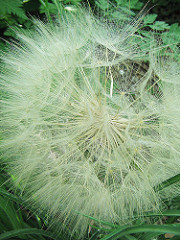
#> input picture source_images/10443973_aeb97513fc_m.jpg, 180 x 240 px; its folder holds 4 pictures in this run
$ python square_images.py
#> lines starting #> are read from the running program, lines starting #| are printed output that depends on the picture
from PIL import Image, ImageDraw
import os, errno

src_dir = "./source_images"
dst_dir = "./square_images"
try:
	os.makedirs(dst_dir)
except OSError as exc:
	if exc.errno == errno.EEXIST and os.path.isdir(dst_dir):
		pass
	else:
		raise

for filename in os.listdir(src_dir):
    if filename.endswith(".jpg"):
        full_src_path = os.path.join(src_dir, filename)
        img = Image.open(full_src_path)
#> img is the input picture: PIL image 180x240 RGB; mean R, G, B 130.5, 157.7, 121.2
        min_dim = min(img.size)
#> min_dim = 180
        cropped_img = img.crop((0, 0, min_dim, min_dim))
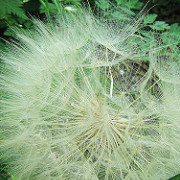
#> cropped_img: PIL image 180x180 RGB; mean R, G, B 143.5, 169.6, 133.5

        full_dst_path = os.path.join(dst_dir, filename)
        cropped_img.save(full_dst_path)
        print("Squared " + filename )
#> pass 2 of the loop `for filename in os.listdir(src_dir):`:
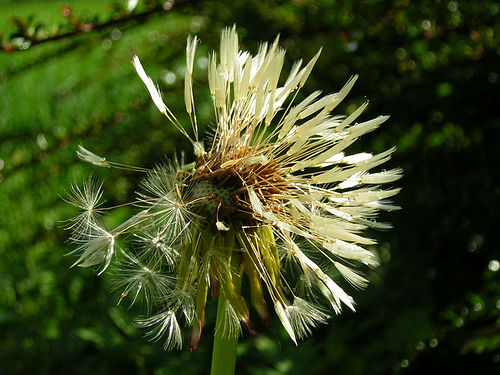
#> input picture source_images/10683189_bd6e371b97.jpg, 500 x 375 px
#> img is the input picture: PIL image 500x375 RGB; mean R, G, B 61.1, 73.6, 31
#> `cropped_img = img.crop((0, 0, min_dim, min_dim))`:
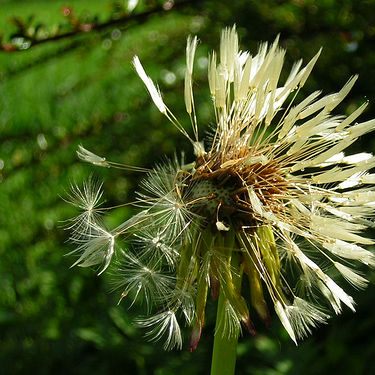
#> cropped_img: PIL image 375x375 RGB; mean R, G, B 76.4, 90.5, 39.1
#> pass 3 of the loop `for filename in os.listdir(src_dir):`:
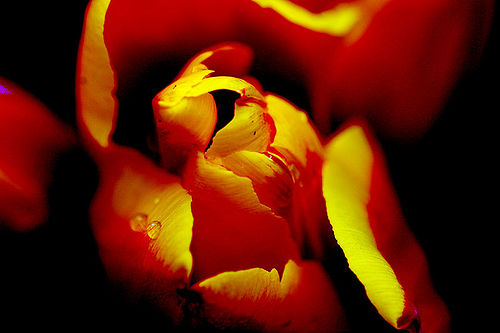
#> input picture source_images/10791227_7168491604.jpg, 500 x 333 px
#> img is the input picture: PIL image 500x333 RGB; mean R, G, B 97.1, 28.8, 1.6
#> `cropped_img = img.crop((0, 0, min_dim, min_dim))`:
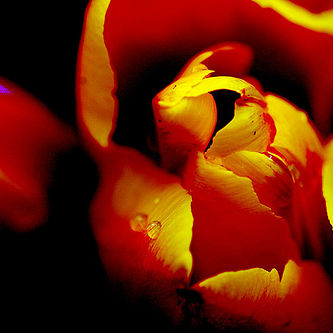
#> cropped_img: PIL image 333x333 RGB; mean R, G, B 107.4, 29.9, 1.9
#> the loop made 4 passes; the first 3 are shown
